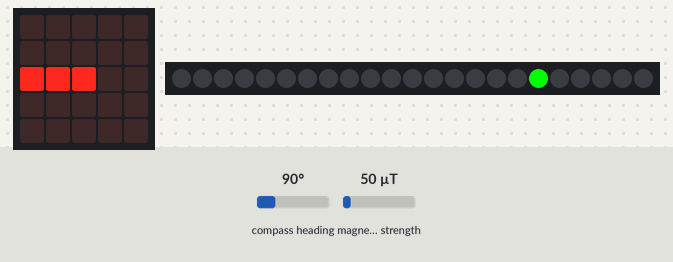
This program was run on a simulated BBC micro:bit running MicroPython. Parts: the board's 5×5 LED display, 23 RGB LEDs in strip order, left to right. The inputs (shaded band) are chosen by the test bench; at power-on: compass heading 90°, magnetic field strength 50 µT. The compass is already calibrated.

Above: at 1.3 s.
1.4 s: compass heading set to 7°
At 2.0 s:
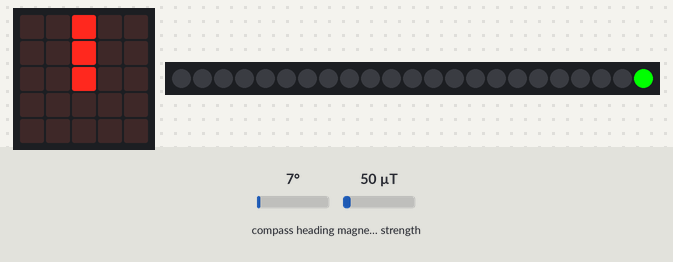
2.9 s: compass heading set to 180°
At 4.1 s:
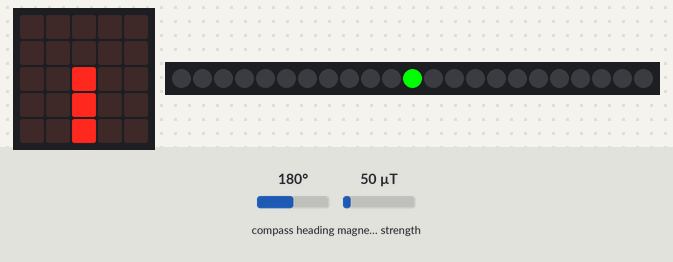
4.4 s: compass heading set to 269°
At 5.6 s:
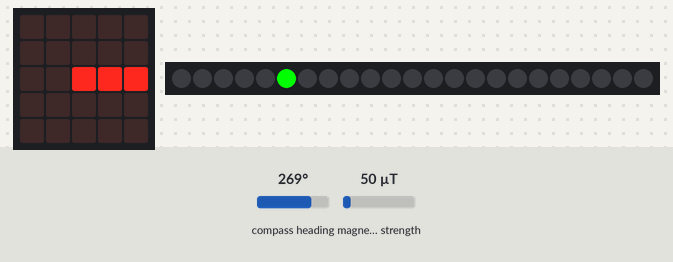
5.9 s: compass heading set to 90°
At 6.6 s:
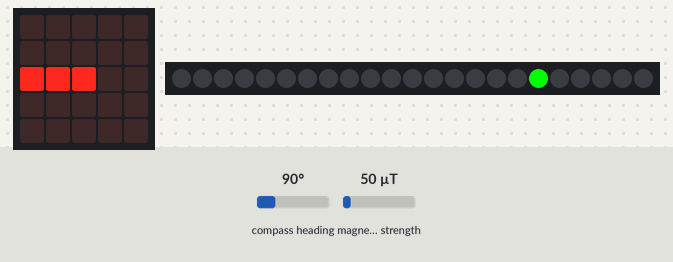
7.4 s: compass heading set to 352°
At 7.8 s:
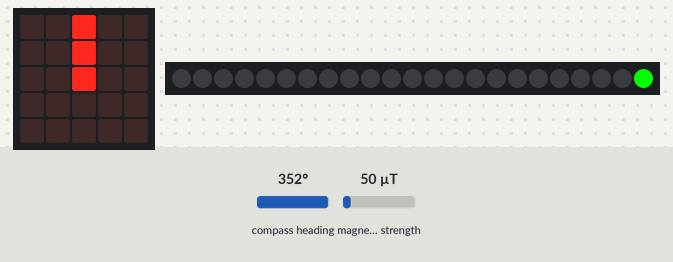
Timing chart, 0 to 9.9 s (numbered marks = the images above; inputs shaded):
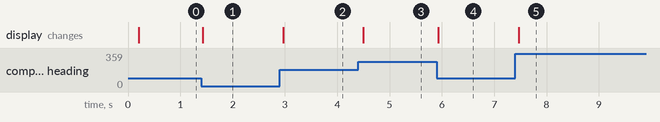

Measured:
- after the input at 1.4 s, the display: changes at once (image 1)
- after the input at 2.9 s, the display: changes after 0.06 s (image 2)
- after the input at 4.4 s, the display: changes after 0.10 s (image 3)
- after the input at 5.9 s, the display: changes at once (image 4)
- after the input at 7.4 s, the display: changes after 0.06 s (image 5)

The program:

compass_direction.py
```python
# Write your code here :-)
from microbit import *
import neopixel
from math import floor

# Start calibrating
compass.calibrate()

num_pix = 23
neo = neopixel.NeoPixel(pin0, num_pix)

# get baseline field strength
baseline = compass.get_field_strength()
factor = 5
# Try to keep the needle pointed in (roughly) the correct direction
while True:
    sleep(100)

    needle = ((15 - compass.heading()) // 30) % 12
    display.show(Image.ALL_CLOCKS[needle])

    # "15" is used for scaling
    npix = ( -1 * compass.heading()) // 15 % num_pix
    r = 0
    g = 255
    b = 0

    neo.clear()
    neo[npix] = (r, g, b)
    neo.show()
```
